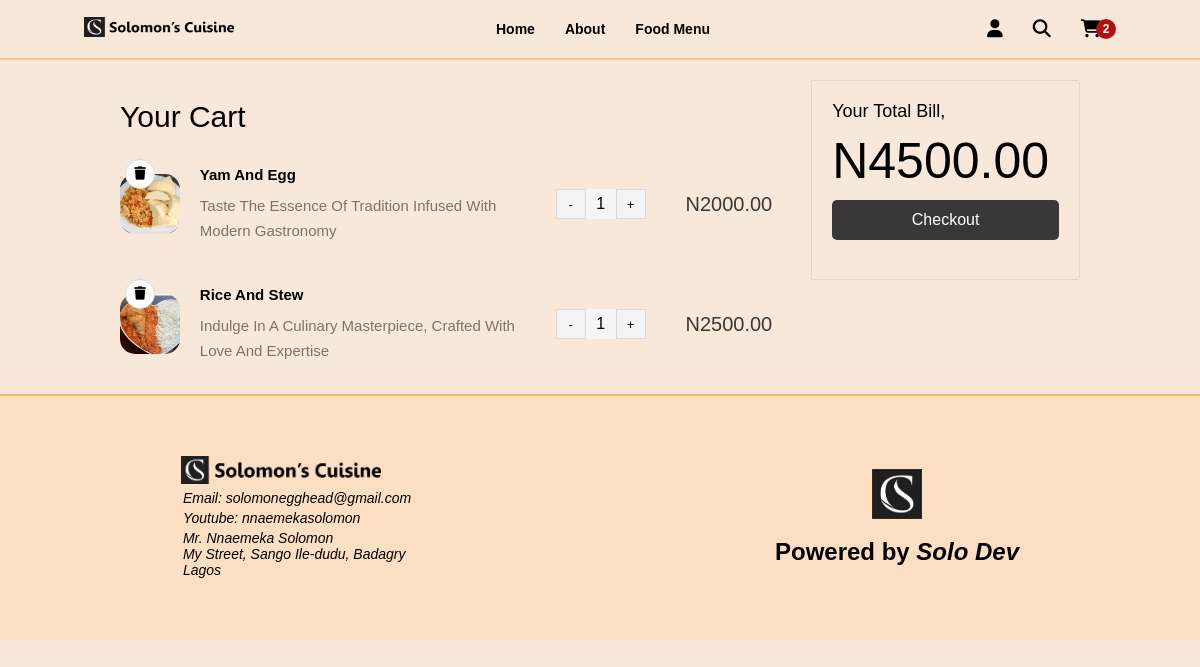
Page /cart/ on the earlier database version.
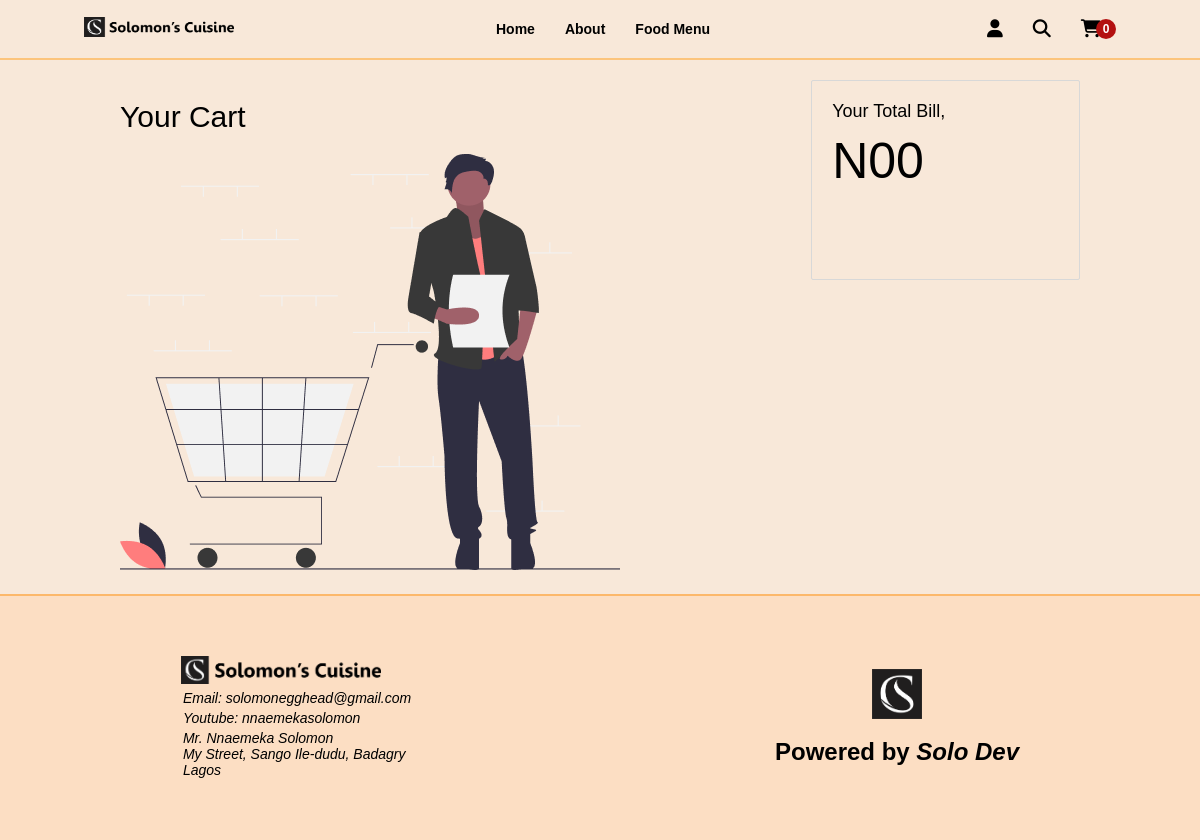
Same page on the later database version.
### menu/models.py (models this page shows, shortened)
class CartItem(models.Model):
    menu = models.ForeignKey(Menu, on_delete=models.CASCADE)
    cart = models.ForeignKey(Cart, on_delete=models.CASCADE)
    quantity = models.IntegerField(default=1)
    date_created = models.DateTimeField(auto_now_add=True)
    date_updated = models.DateTimeField(auto_now=True)
    def get_current_price(self):
        return self.quantity * self.menu.price
    def __str__(self) -> str:
        return self.menu.name
    class Meta:
        verbose_name = "Cart Item"
        ordering = ['-date_created', '-date_updated']

class Menu(models.Model):
    name = models.CharField(max_length=200)
    slug = models.SlugField(editable=False)
    image = models.ImageField(upload_to="menu-image/", default='../static/images/Eba.jpg')
    description = models.TextField()
    price = models.DecimalField(max_digits=10, decimal_places=2)
    popular = models.BooleanField(default=False)
    date_created = models.DateTimeField(auto_now_add=True)
    date_updated = models.DateTimeField(auto_now=True)
    class Meta:
        verbose_name = "Menu"
        verbose_name_plural = "Recipes"
        ordering = ['-date_created', '-date_updated']

class Cart(models.Model):
    name = models.CharField(max_length=100, default="gold")
    checker = models.BooleanField(default=False, editable=False)
    is_paid = models.BooleanField(default=False)
    ref = models.CharField(max_length=100)
    date_created = models.DateTimeField(auto_now_add=True)
    date_updated = models.DateTimeField(auto_now=True)
    def get_cart_total(self):
        print(self.cartitem_set.all())
        cart_items = self.cartitem_set.all()
        price = []
        for cart_item in cart_items:
            price.append(cart_item.get_current_price())
        print(price)
        return sum(price)

### menu/views.py (the view)
# urls.py: path('cart/', view_cart, name='cart'),
def view_cart(request):
	cart = CartItem.objects.filter(cart__is_paid=False, cart__checker=True)
	return render(request, 'menu/cart.html', {'cart': cart})

### menu/templatetags/extra.py (called while the page is built)
@register.simple_tag
def get_cart_count():
    cartitem = CartItem.objects.filter(cart__is_paid=False, cart__checker=True).count()
    print(cartitem)
    return cartitem

@register.simple_tag
def get_total_price():
    try:
        cart = Cart.objects.get(checker=True, is_paid=False)
        return cart.get_cart_total()
    except Exception as e:
        print(e)

### templates/menu/cart.html (shortened to what this page needs)
{% extends "components/base.html" %}
{% load static extra %}
{% block content %}
  <div class="cart-section">
    <div class="product-list">
      <p class="section-heading">Your cart</p>
      <div class="cart">
        {% if cart %}
          {% for cart_items in cart %}
          <div class="sm-product">
            <img src="{{ cart_items.menu.image.url }}" class="sm-product-img" alt="">
            <div class="sm-text">
              <p class="sm-product-name">{{ cart_items.menu.name }}</p>
              <p class="sm-des">{{ cart_items.menu.description }} </p>
            </div>
            <div class="item-counter">
              <button class="counter-btn decrement reduce-cart" data-item-id="{{ cart_items.menu.id }}">-</button>
              <p class="item-count">{{ cart_items.quantity }}</p>
              <button class="counter-btn increment update-to-cart" data-item-id="{{ cart_items.menu.id }}">+</button>
            </div>
            <p class="sm-price">N{{ cart_items.menu.price }} </p>
            <a href="{% url "remove_cart" cart_items.id %}"><button class="sm-delete-btn"><i class="fas fa-trash"></i></button></a>
          </div>
          {% endfor %}
          {% else %}
          <img src="/static/images/empty-cart.png" class="empty-cart-img" alt="" style="max-width: 100%;">
        {% endif %}
      </div>
    </div>
    <div class="checkout-section">
      <div class="checkout-box">
        <p class="text">your total bill,</p>
        {% if not cart %}
        <h1 class="bill">N00</h1>
        {% else %}
        <h1 class="bill">N{% get_total_price %}</h1>
        <a href="{% url "checkout" %}" class="checkout-btn">Checkout</a>
        {% endif %}
      </div>
    </div>
  </div>
{% endblock %}

### templates/components/base.html (shortened to what this page needs)
{% load static %}
<!DOCTYPE html>
<html lang="en">
  <head>
    <link
      rel="stylesheet"
      href="https://cdnjs.cloudflare.com/ajax/libs/font-awesome/6.5.1/css/all.min.css"
    />
    <link rel="stylesheet" href="{% static "css/style.css" %}" />
    <link rel="stylesheet" href="{% static "css/cart.css" %}">
    <link rel="stylesheet" href="{% static "css/checkout.css" %}">
  </head>
  <body>
        {% include "components/header.html" %}
    {% block content %}
    {% endblock %}
    {% include "components/footer.html" %}
  </body>
  </html>

### templates/components/header.html (shortened to what this page needs)
{% load static extra %}
<header>
    <div class="header">
      <div class="logo">
        <a href="{% url "home" %}"><img src="{% static 'images/My Logo Wide.png' %}" alt="" /></a>
      </div>
      <div class="nav">
        <ul>
          <li class="{% if home %} current {% endif %}"><a href="{% url "home" %}">Home</a></li>
          <li class="{% if about %} current {% endif %}"><a href="{% url "about" %}">About</a></li>
          <li class="{% if food_menu %} current {% endif %}"><a href="{% url "menu" %}">Food Menu</a></li>
        </ul>
      </div>
      <div class="account">
        <ul>
          <a href="#">
            <li class="user_details">
              <i class="fa-solid fa-user" id="user-lap"></i>
            </li>
          </a>
          <a href="#">
            <li>
              <i
                class="fa-solid fa-magnifying-glass searchicon"
                id="searchicon2"
              ></i>
            </li>
          </a>
          <li class="shopping_cart">
            <a href="{% url "cart" %}">
                <i class="fas fa-shopping-cart"></i>
            </a>
            <sup id="item">{% if total %} {{ total }} {% else %} {% get_cart_count %} {% endif %} </sup>
          </li>
        </ul>
      </div>
    </div>
</header>

### templates/components/footer.html
{% load static %}
<div class="footer">
  <div class="footer-i">
    <div class="logo">
      <img src="{% static 'images/My Logo Wide.png' %}" alt="" />
    </div>
    <div>
      <address>
        <p>Email: solomonegghead@gmail.com</p>
        <p>Youtube: nnaemekasolomon</p>
        <p>
          Mr. Nnaemeka Solomon<br />
          My Street, Sango Ile-dudu, Badagry <br />
          Lagos
        </p>
      </address>
    </div>
  </div>
  <div class="footer-2">
    <img src="{% static 'images/My Logo Short.png' %}" alt="" />
    <h2>Powered by <em>Solo Dev</em></h2>
  </div>
</div>

### adminstatic/css/style.css (style rules this page uses)
* { margin: 0; padding: 0; box-sizing: border-box; list-style: none; text-decoration: none; color: black; font-family: Verdana, Geneva, Tahoma, sans-serif; }
.searchicon { display: block; }
.logo img { width: 150px; }
.header { display: flex; justify-content: space-between; align-items: center; height: 60px; padding: 0 7vw; background-color: rgb(248, 232, 217); border-bottom: 2px solid rgb(252, 196, 124); box-shadow: 0 2px 20px rgb(253, 124, 124); }
.header ul { display: flex; align-items: center; flex-direction: center; }
.nav ul li { padding: 0 15px; font-size: 14px; font-weight: bold; }
.account { flex: 0.1; }
.account ul { display: flex; justify-content: center; }
.account ul li { padding: 0 15px; font-size: 18px; }
.account .user_details { position: relative; display: flex; flex-direction: column; align-items: center; text-align: center; justify-content: center; }
.account .shopping_cart { position: relative; z-index: 1; }
.account #item { position: absolute; top: 0; right: 0; font-size: 12px; background-color: #b31010; width: 20px; height: 20px; color: #fff; font-weight: bold; display: flex; justify-content: center; align-items: center; border-radius: 50%; transform: translateX(0px); }
.footer { padding: 60px 0; border-top: 2px solid rgb(252, 184, 107); background-color: rgb(252, 222, 195); display: flex; flex-wrap: wrap; justify-content: space-around; align-items: center; }
.footer-i .logo img { width: 200px; }
.footer-i p { cursor: pointer; font-size: 14px; padding: 2px; color: black }
.footer-2 { text-align: center; cursor: pointer; }
.footer-2 h2 { font-family: 'Franklin Gothic Medium', 'Arial Narrow', Arial, sans-serif; }
.footer-2 img { width: 50px; margin-bottom: 15px; }

### adminstatic/css/cart.css (style rules this page uses)
.cart-section { background-color: rgb(248, 232, 217); width: 100%; padding: 20px 10vw; display: flex; justify-content: space-between; }
.product-list { width: 70%; }
.checkout-section { width: 28%; }
.section-heading { font-size: 30px; font-weight: 500; margin: 20px 0; text-transform: capitalize; }
.checkout-box { width: 100%; height: 200px; border-radius: 2px; border: 1px solid #d8d8d8; padding: 20px; }
.text { text-transform: capitalize; font-size: 18px; }
.bill { font-size: 50px; font-weight: 500; margin: 10px 0; }

### adminstatic/css/checkout.css (style rules this page uses)
body { display: block; background-color: rgb(248, 232, 217); }

Differences in the rows shown:
removed CartItem: menu.image (picture), menu.name "Yam And Egg", menu.description "Taste The Essence Of Tradition Infused With Modern Gastronomy", quantity "1", menu.price "2000.00"
removed CartItem: menu.image (picture), menu.name "Rice And Stew", menu.description "Indulge In A Culinary Masterpiece, Crafted With Love And Expertise", quantity "1", menu.price "2500.00"
removed Cart: id.price "4500.00"
Other differences:
text no longer shown: "2 N Checkout"
text now shown: "0 N00"
